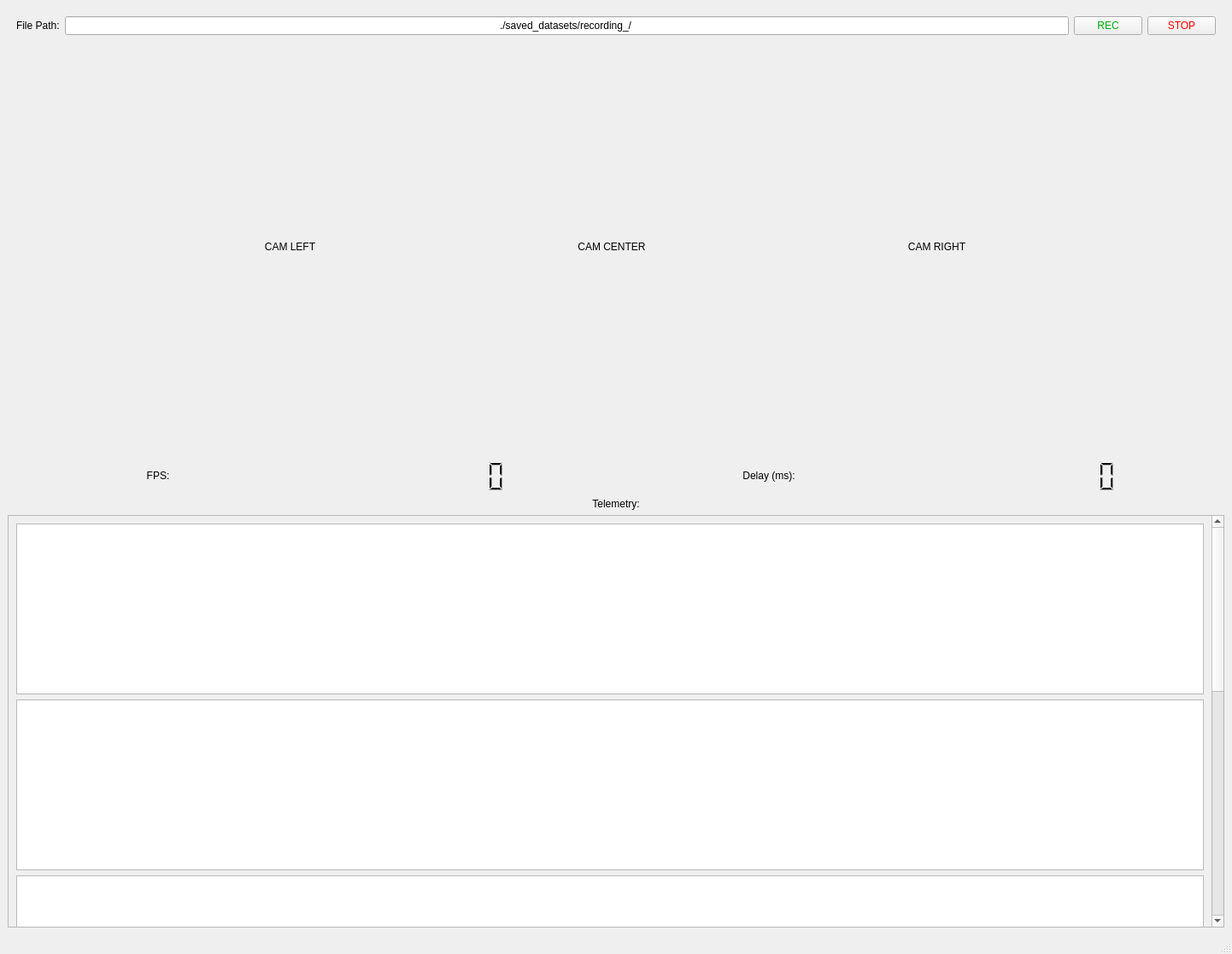
<?xml version="1.0" encoding="UTF-8"?>
<ui version="4.0">
 <class>MainWindow</class>
 <widget class="QMainWindow" name="MainWindow">
  <property name="geometry">
   <rect>
    <x>0</x>
    <y>0</y>
    <width>1442</width>
    <height>1117</height>
   </rect>
  </property>
  <property name="windowTitle">
   <string>Stream Viewer</string>
  </property>
  <widget class="QWidget" name="centralwidget">
   <layout class="QVBoxLayout" name="verticalLayout">
    <item>
     <spacer name="verticalSpacer">
      <property name="orientation">
       <enum>Qt::Vertical</enum>
      </property>
      <property name="sizeType">
       <enum>QSizePolicy::Fixed</enum>
      </property>
      <property name="sizeHint" stdset="0">
       <size>
        <width>20</width>
        <height>10</height>
       </size>
      </property>
     </spacer>
    </item>
    <item>
     <layout class="QHBoxLayout" name="horizontalLayout">
      <property name="leftMargin">
       <number>10</number>
      </property>
      <property name="rightMargin">
       <number>10</number>
      </property>
      <item>
       <widget class="QLabel" name="label_2">
        <property name="sizePolicy">
         <sizepolicy hsizetype="Preferred" vsizetype="Preferred">
          <horstretch>0</horstretch>
          <verstretch>0</verstretch>
         </sizepolicy>
        </property>
        <property name="text">
         <string>File Path:</string>
        </property>
       </widget>
      </item>
      <item>
       <widget class="QLineEdit" name="lineEditRecPath">
        <property name="text">
         <string>./saved_datasets/recording_/</string>
        </property>
        <property name="alignment">
         <set>Qt::AlignCenter</set>
        </property>
       </widget>
      </item>
      <item>
       <widget class="QPushButton" name="pushButtonRecord">
        <property name="styleSheet">
         <string notr="true">color:rgb(0, 171, 14);</string>
        </property>
        <property name="text">
         <string>REC</string>
        </property>
       </widget>
      </item>
      <item>
       <widget class="QPushButton" name="pushButtonStop">
        <property name="styleSheet">
         <string notr="true">color: rgb(255, 0, 0);</string>
        </property>
        <property name="text">
         <string>STOP</string>
        </property>
       </widget>
      </item>
     </layout>
    </item>
    <item>
     <layout class="QHBoxLayout" name="horizontalLayout_3">
      <item>
       <widget class="QLabel" name="labelStreamLeft">
        <property name="sizePolicy">
         <sizepolicy hsizetype="Maximum" vsizetype="Expanding">
          <horstretch>0</horstretch>
          <verstretch>0</verstretch>
         </sizepolicy>
        </property>
        <property name="text">
         <string>CAM LEFT</string>
        </property>
        <property name="alignment">
         <set>Qt::AlignCenter</set>
        </property>
       </widget>
      </item>
      <item>
       <widget class="QLabel" name="labelStreamCenter">
        <property name="sizePolicy">
         <sizepolicy hsizetype="Maximum" vsizetype="Expanding">
          <horstretch>0</horstretch>
          <verstretch>0</verstretch>
         </sizepolicy>
        </property>
        <property name="text">
         <string>CAM CENTER</string>
        </property>
        <property name="alignment">
         <set>Qt::AlignCenter</set>
        </property>
       </widget>
      </item>
      <item>
       <widget class="QLabel" name="labelStreamRight">
        <property name="sizePolicy">
         <sizepolicy hsizetype="Maximum" vsizetype="Expanding">
          <horstretch>0</horstretch>
          <verstretch>0</verstretch>
         </sizepolicy>
        </property>
        <property name="text">
         <string>CAM RIGHT</string>
        </property>
        <property name="alignment">
         <set>Qt::AlignCenter</set>
        </property>
       </widget>
      </item>
     </layout>
    </item>
    <item>
     <layout class="QHBoxLayout" name="horizontalLayout_2">
      <item>
       <widget class="QLabel" name="label_3">
        <property name="sizePolicy">
         <sizepolicy hsizetype="Preferred" vsizetype="Preferred">
          <horstretch>0</horstretch>
          <verstretch>0</verstretch>
         </sizepolicy>
        </property>
        <property name="text">
         <string>FPS:</string>
        </property>
        <property name="alignment">
         <set>Qt::AlignCenter</set>
        </property>
       </widget>
      </item>
      <item>
       <widget class="QLCDNumber" name="lcdFPS">
        <property name="enabled">
         <bool>true</bool>
        </property>
        <property name="sizePolicy">
         <sizepolicy hsizetype="Preferred" vsizetype="Preferred">
          <horstretch>0</horstretch>
          <verstretch>0</verstretch>
         </sizepolicy>
        </property>
        <property name="minimumSize">
         <size>
          <width>0</width>
          <height>40</height>
         </size>
        </property>
        <property name="maximumSize">
         <size>
          <width>16777215</width>
          <height>16777215</height>
         </size>
        </property>
        <property name="font">
         <font>
          <pointsize>8</pointsize>
          <weight>50</weight>
          <italic>false</italic>
          <bold>false</bold>
          <underline>false</underline>
         </font>
        </property>
        <property name="autoFillBackground">
         <bool>false</bool>
        </property>
        <property name="styleSheet">
         <string notr="true"/>
        </property>
        <property name="lineWidth">
         <number>0</number>
        </property>
        <property name="value" stdset="0">
         <double>0.000000000000000</double>
        </property>
       </widget>
      </item>
      <item>
       <widget class="QLabel" name="label_4">
        <property name="text">
         <string>Delay (ms):</string>
        </property>
        <property name="alignment">
         <set>Qt::AlignCenter</set>
        </property>
       </widget>
      </item>
      <item>
       <widget class="QLCDNumber" name="lcdDelay">
        <property name="enabled">
         <bool>true</bool>
        </property>
        <property name="sizePolicy">
         <sizepolicy hsizetype="Preferred" vsizetype="Preferred">
          <horstretch>0</horstretch>
          <verstretch>0</verstretch>
         </sizepolicy>
        </property>
        <property name="minimumSize">
         <size>
          <width>0</width>
          <height>40</height>
         </size>
        </property>
        <property name="styleSheet">
         <string notr="true"/>
        </property>
        <property name="lineWidth">
         <number>0</number>
        </property>
       </widget>
      </item>
     </layout>
    </item>
    <item>
     <widget class="QLabel" name="label_9">
      <property name="text">
       <string>Telemetry:</string>
      </property>
      <property name="alignment">
       <set>Qt::AlignCenter</set>
      </property>
     </widget>
    </item>
    <item>
     <widget class="QScrollArea" name="scrollArea">
      <property name="widgetResizable">
       <bool>true</bool>
      </property>
      <widget class="QWidget" name="scrollAreaWidgetContents">
       <property name="geometry">
        <rect>
         <x>0</x>
         <y>0</y>
         <width>1408</width>
         <height>1136</height>
        </rect>
       </property>
       <property name="sizePolicy">
        <sizepolicy hsizetype="Preferred" vsizetype="Expanding">
         <horstretch>0</horstretch>
         <verstretch>0</verstretch>
        </sizepolicy>
       </property>
       <layout class="QVBoxLayout" name="verticalLayout_2">
        <item>
         <widget class="PlotWidget" name="plotWidgetAccel">
          <property name="sizePolicy">
           <sizepolicy hsizetype="Expanding" vsizetype="Maximum">
            <horstretch>0</horstretch>
            <verstretch>0</verstretch>
           </sizepolicy>
          </property>
          <property name="minimumSize">
           <size>
            <width>0</width>
            <height>200</height>
           </size>
          </property>
         </widget>
        </item>
        <item>
         <widget class="PlotWidget" name="plotWidgetGyro">
          <property name="sizePolicy">
           <sizepolicy hsizetype="Expanding" vsizetype="Maximum">
            <horstretch>0</horstretch>
            <verstretch>0</verstretch>
           </sizepolicy>
          </property>
          <property name="minimumSize">
           <size>
            <width>0</width>
            <height>200</height>
           </size>
          </property>
         </widget>
        </item>
        <item>
         <widget class="PlotWidget" name="plotWidgetOrientation">
          <property name="sizePolicy">
           <sizepolicy hsizetype="Expanding" vsizetype="Maximum">
            <horstretch>0</horstretch>
            <verstretch>0</verstretch>
           </sizepolicy>
          </property>
          <property name="minimumSize">
           <size>
            <width>0</width>
            <height>200</height>
           </size>
          </property>
         </widget>
        </item>
        <item>
         <widget class="QPlainTextEdit" name="plainTextEditTelemetry">
          <property name="sizePolicy">
           <sizepolicy hsizetype="Expanding" vsizetype="Maximum">
            <horstretch>0</horstretch>
            <verstretch>0</verstretch>
           </sizepolicy>
          </property>
          <property name="minimumSize">
           <size>
            <width>0</width>
            <height>500</height>
           </size>
          </property>
         </widget>
        </item>
       </layout>
      </widget>
     </widget>
    </item>
   </layout>
  </widget>
  <widget class="QMenuBar" name="menubar">
   <property name="geometry">
    <rect>
     <x>0</x>
     <y>0</y>
     <width>1442</width>
     <height>19</height>
    </rect>
   </property>
  </widget>
  <widget class="QStatusBar" name="statusbar"/>
 </widget>
 <customwidgets>
  <customwidget>
   <class>PlotWidget</class>
   <extends>QGraphicsView</extends>
   <header>pyqtgraph</header>
  </customwidget>
 </customwidgets>
 <resources/>
 <connections/>
</ui>
